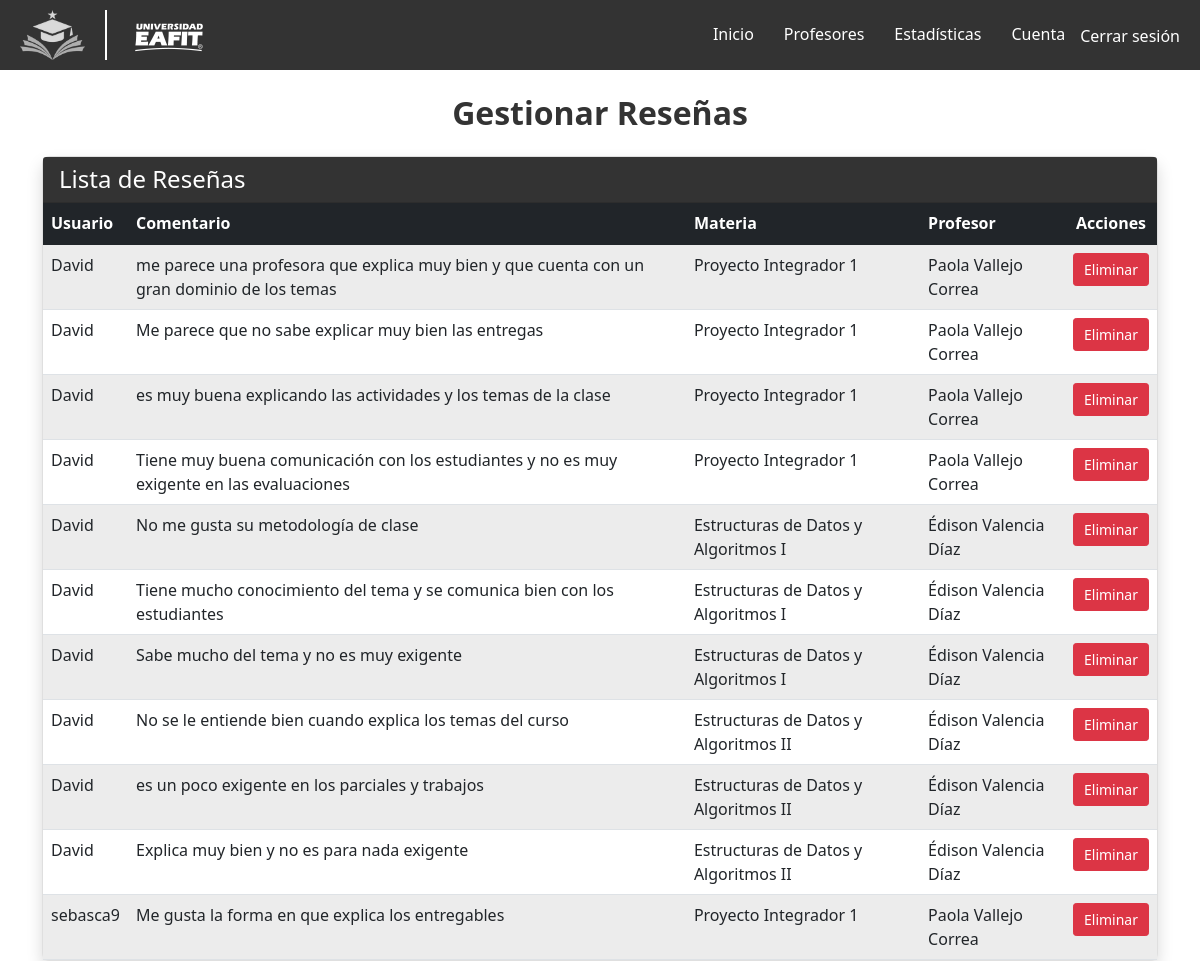
Before: /review/manage_reviews/ (signed in) with the older database file.
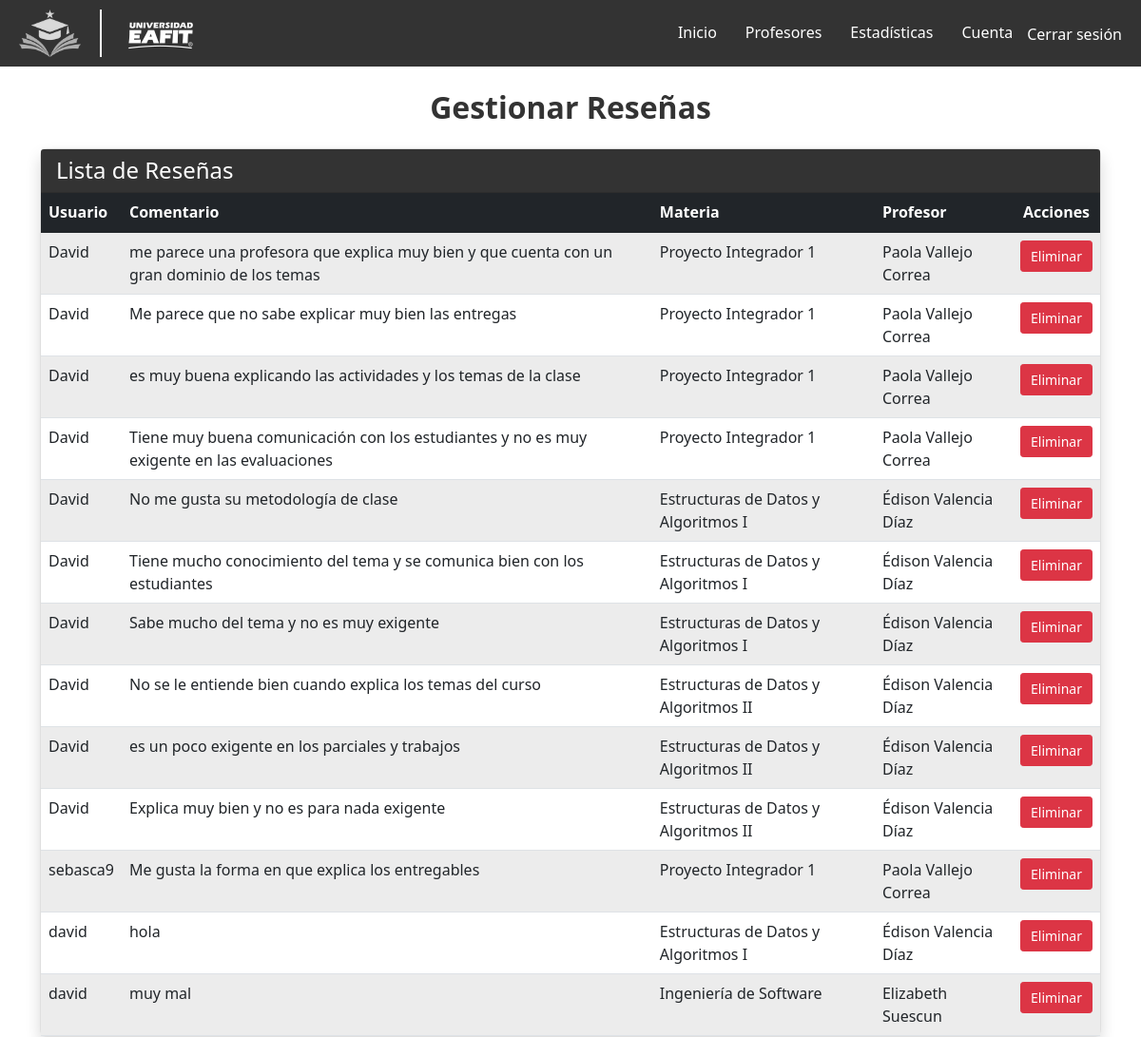
After: the same page with the newer database file.
### review/models.py (models this page shows, shortened)
class Comentario(models.Model):
    SEMESTRES = [
        ('2024-2', '2024-2'),
        ('2024-1', '2024-1'),
        ('2023-2', '2023-2'),
        ('2023-1', '2023-1'),
        ('2022-2', '2022-2'),
        ('2022-1', '2022-1'),
        ('2021-2', '2021-2'),
        ('2021-1', '2021-1'),
    ]
    profesor = models.ForeignKey('profesores.Profesor', related_name='comentarios', on_delete=models.CASCADE)
    materia = models.ForeignKey(
        'profesores.Materia',
        related_name='comentarios',
        on_delete=models.SET_NULL,  # Si se elimina una materia, dejar como NULL
        null=True,  # Permite valores nulos
        blank=True  # Permite que el formulario deje el campo vacío
    )
    usuario = models.ForeignKey(User, on_delete=models.CASCADE)
    contenido = models.TextField()
    fecha = models.CharField(max_length=7, choices=SEMESTRES, default='2024-2')
    rating = models.IntegerField(choices=((1, '1 Estrella'), (2, '2 Estrellas'),
                                          (3, '3 Estrellas'), (4, '4 Estrellas'),
                                          (5, '5 Estrellas')), default=1)
    aprobado_por_ia = models.BooleanField(default=False)
    anonimo = models.BooleanField(default=False)

### profesores/models.py (models this page shows, shortened)
class Materia(models.Model):
    nombre = models.CharField(max_length=100)
    calificacion_media = models.FloatField(default=0.0)
    numcomentarios = models.IntegerField(default=0)

class Profesor(models.Model):
    nombre = models.CharField(max_length=100)
    departamento = models.CharField(max_length=100)
    materias = models.ManyToManyField('Materia', related_name='profesores')
    calificacion_media = models.FloatField(default=0.0)  # Calificación general del profesor
    numcomentarios = models.IntegerField(default=0)

### review/views.py (the view)
# urls.py: path('review/manage_reviews/', reviewViews.manage_reviews, name='manage_reviews'),
@user_passes_test(is_admin)
def manage_reviews(request):
    comentarios = Comentario.objects.all()  # Mostrar todas las reseñas
    return render(request, 'review/manage_reviews.html', {
        'comentarios': comentarios
    })

### review/views.py (called while the page is built)
def is_admin(user):
    return user.is_staff

### review/templates/review/manage_reviews.html (shortened to what this page needs)
{% extends 'base_generic.html' %}
{% block content %}
<link href="https://cdn.jsdelivr.net/npm/bootstrap@5.1.3/dist/css/bootstrap.min.css" rel="stylesheet">
<div class="container mt-4">
    <h1 class="text-center mb-4">Gestionar Reseñas</h1>
    <div class="card shadow">
        <div class="card-header text-white" style="background-color: #333;">
            <h4 class="mb-0">Lista de Reseñas</h4>
        </div>
        <div class="card-body p-0">
            <table class="table table-striped mb-0">
                <thead class="table-dark">
                    <tr>
                        <th scope="col">Usuario</th>
                        <th scope="col">Comentario</th>
                        <th scope="col">Materia</th>
                        <th scope="col">Profesor</th>
                        <th scope="col" class="text-center">Acciones</th>
                    </tr>
                </thead>
                <tbody>
                    {% for comentario in comentarios %}
                    <tr>
                        <td>{{ comentario.usuario.username }}</td>
                        <td>{{ comentario.contenido }}</td>
                        <td>
                            {% if comentario.materia %}
                                {{ comentario.materia.nombre }}
                            {% else %}
                                <span class="text-muted">Sin Materia</span>
                            {% endif %}
                        </td>
                        <td>{{ comentario.profesor.nombre }}</td>
                        <td class="text-center">
                            <form method="POST" action="{% url 'delete_review' comentario.id %}" onsubmit="return confirm('¿Estás seguro de que deseas eliminar este comentario?');">
                                <button type="submit" class="btn btn-danger btn-sm">Eliminar</button>
                            </form>
                        </td>
                    </tr>
                    {% endfor %}
                </tbody>
            </table>
        </div>
    </div>
</div>
{% endblock %}

Changed rows visible on the page:
added Comentario: usuario.username "david", contenido "hola", materia.nombre "Estructuras de Datos y Algoritmos I", profesor.nombre "Édison Valencia Díaz"
added Comentario: usuario.username "david", contenido "muy mal", materia.nombre "Ingeniería de Software", profesor.nombre "Elizabeth Suescun"
